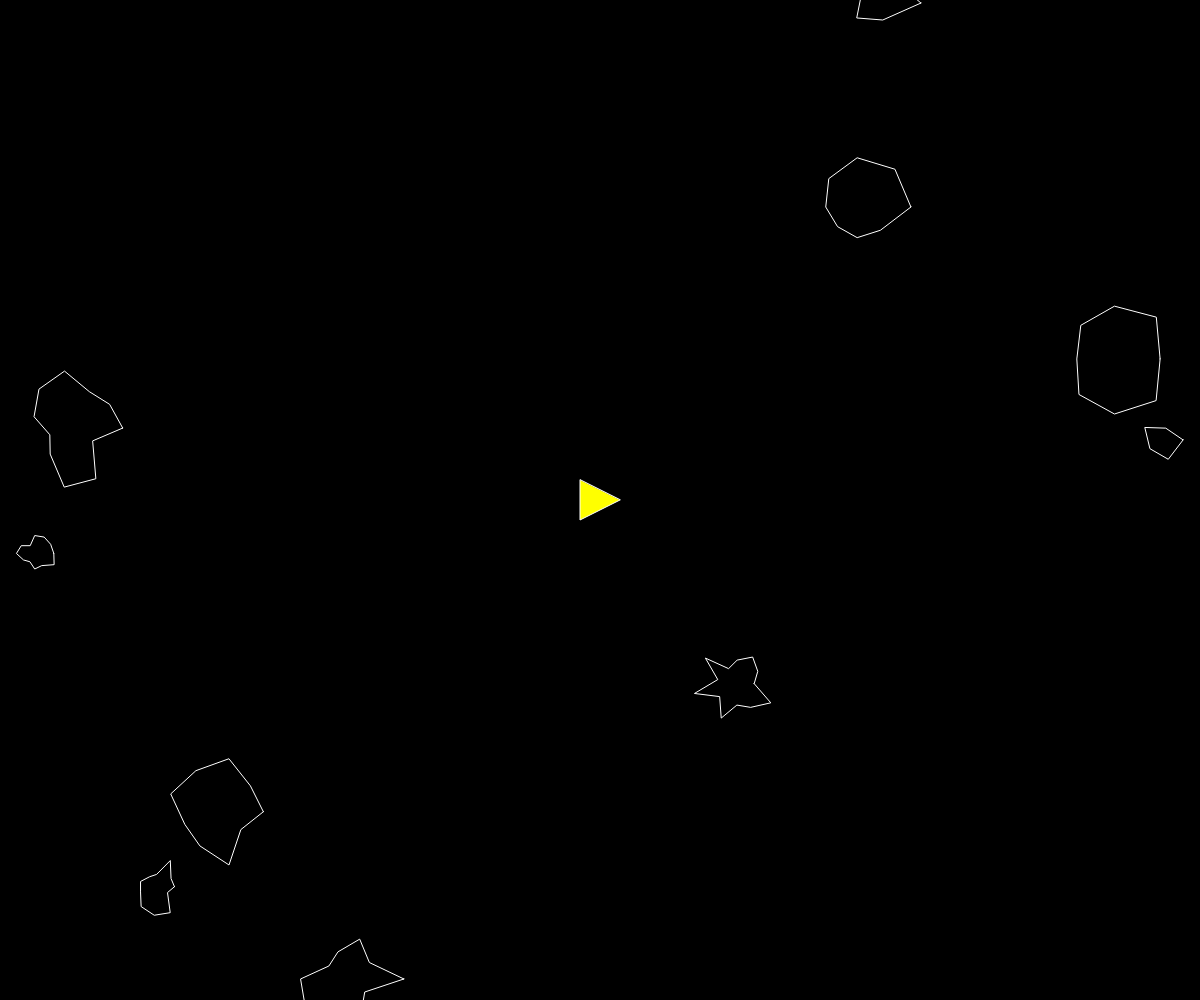
Frame 1 (no input)
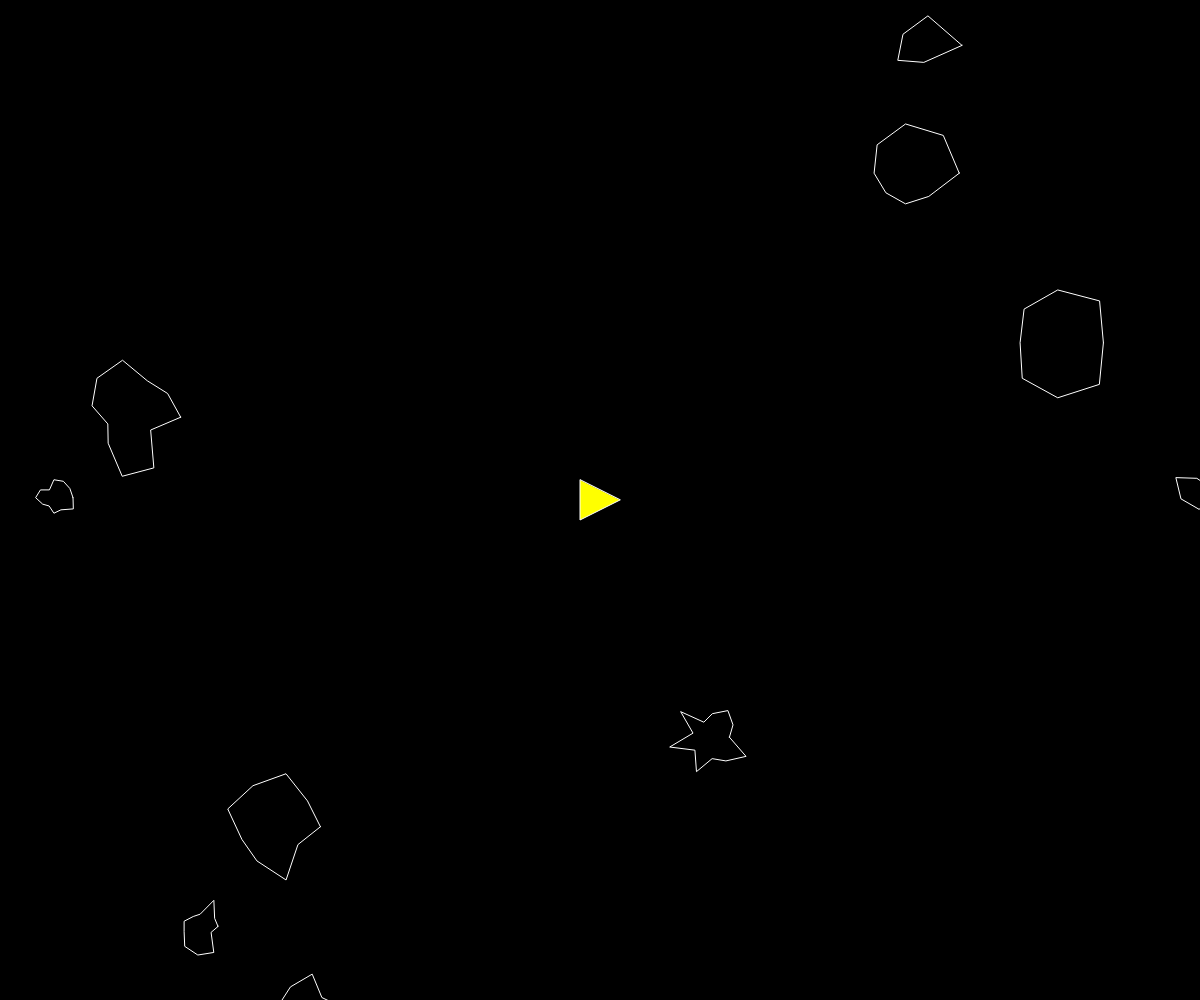
Frame 60 (no input)
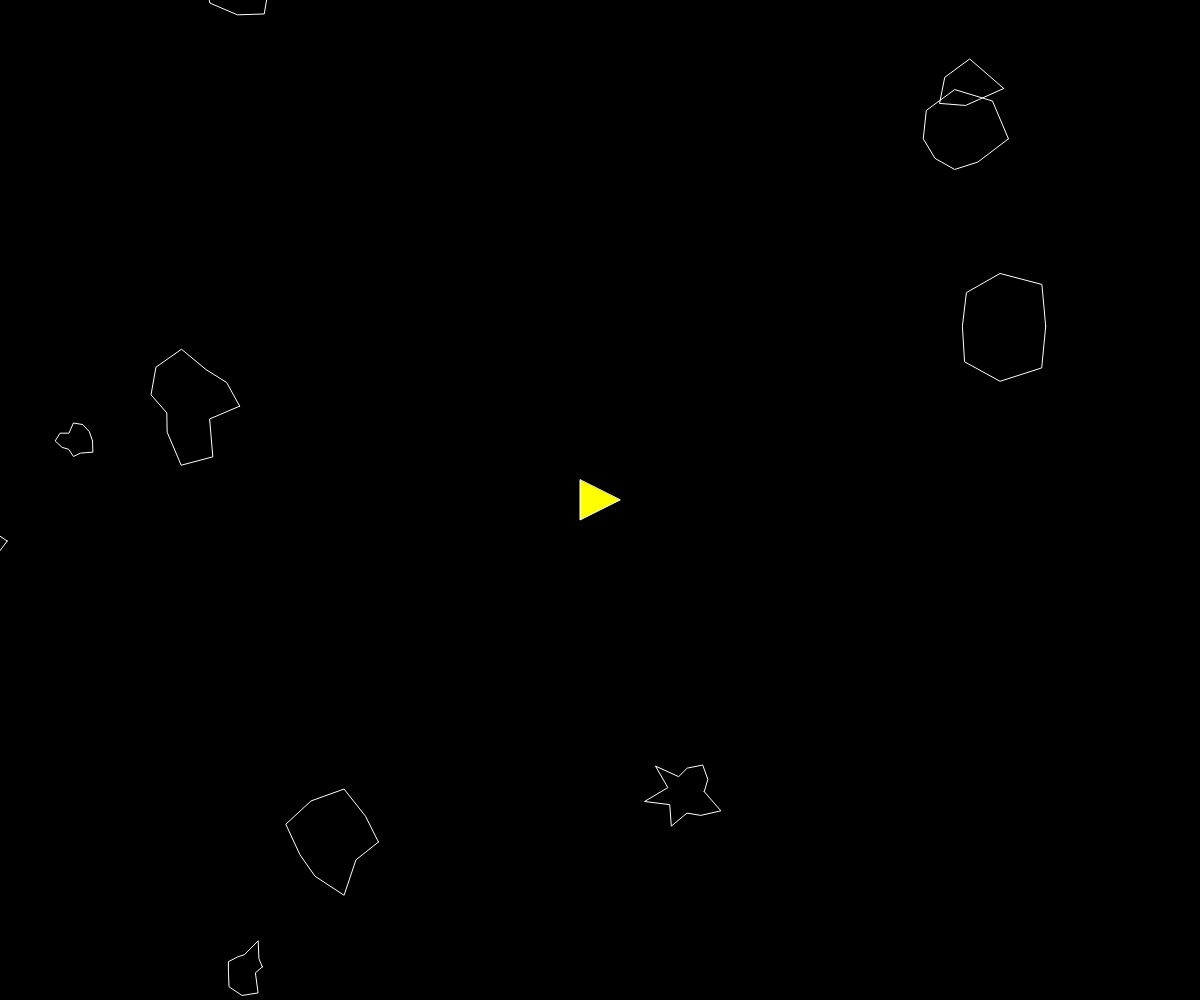
Frame 120 (the mouse pressed at the canvas centre since frame 60)

The p5.js sketch that drew these frames (run headless with seeded random() and noise() and a simulated clock; from frame 60 on, the mouse is pressed at the canvas centre):

// p5.js sketch
// ── sketch.js
var ship;

var asteroids =[];

var lasers = [];

function setup() {
  createCanvas(windowWidth,windowHeight);
  ship = new Ship();
  for(var i = 0; i <10;i++){
  asteroids.push(new asteroid())
  }
}

function draw() {
  background(0);
  ship.render();
  ship.turn();
  ship.update();
  //asteroids.render();
  for(var i = 0; i < asteroids.length;i++){
    asteroids[i].render();
    asteroids[i].update();
    asteroids[i].edges();
  }

  for (var i = lasers.length - 1; i >= 0; i--) {
    lasers[i].render();
    lasers[i].update();
    if(lasers[i].offscreen()){
      lasers.splice(i,1);
    break;
    }
          for (var j = asteroids.length - 1; j >= 0; j--) {
        if (lasers[i].hits(asteroids[j])) {
          if(asteroids[j].r > 10){
          if (asteroids[j].r > 10) {
            var newAsteroids = asteroids[j].break();
            asteroids = asteroids.concat(newAsteroids);
          }
        }
          asteroids.splice(j, 1);
          lasers.splice(i, 1);
          break;
        }
      }

      
  }

 // if(asteroids[i].isTouching(ship.heading)){
   // rect(0,0,windowWidth,windowHeight)
  //}
}
function keyReleased(){
  ship.setRotation(0);
  ship.boosting(false);
  ship.edges();

  
}
function keyPressed(){
  if(keyCode == 32){
    lasers.push(new laser(ship.pos,ship.heading));
  }
  if(keyCode == RIGHT_ARROW){
    ship.setRotation(0.1);
  }else if(keyCode == LEFT_ARROW){
    ship.setRotation(-0.1);
  }else if(keyCode == UP_ARROW){
    ship.boosting(true);
  }
}

//function mousePressed(){
  
//}

// ── asteroid.js
function asteroid(pos, r) {
    if (pos) {
      this.pos = pos.copy();
    } else {
      this.pos = createVector(random(width), random(height));
    }
    if (r) {
      this.r = r * 0.5;
    } else {
      this.r = random(15, 50);
    }
  
    this.vel = p5.Vector.random2D();
    this.total = floor(random(5, 15));
    this.offset = [];
    for (var i = 0; i < this.total; i++) {
      this.offset[i] = random(-this.r * 0.5, this.r * 0.5);
    }
  
this.update = function(){
    this.pos.add(this.vel)
}

    this.render = function(){
        push();
        noFill();
        stroke(255);
        translate(this.pos.x,this.pos.y);
        beginShape();
        for(var i = 0;i < this.total; i++){
            var angle = map(i,0,this.total,0,TWO_PI);
            var r =  this.r + this.offset[i]
            var x = r*cos(angle);
            var y =  r*sin(angle);
            vertex(x,y);
        }
        endShape(CLOSE);
      //  ellipse(0,0,this.r*2);
        pop();
    }
    this.break = function(){
    var newA = [];
    newA[0] = new asteroid(this.pos,this.r);
    newA[1] = new asteroid(this.pos,this.r);

    return newA;
    }
    this.edges = function() {
        if (this.pos.x > width + this.r) {
          this.pos.x = -this.r;
        } else if (this.pos.x < -this.r) {
          this.pos.x = width + this.r;
        }
        if (this.pos.y > height + this.r) {
          this.pos.y = -this.r;
        } else if (this.pos.y < -this.r) {
          this.pos.y = height + this.r;
        }
    }
}
// ── laser.js
function laser(spos,angle){
this.pos = createVector(spos.x,spos.y);
this.vel = p5.Vector.fromAngle(angle);
this.vel.mult(4)


this.update = function() {
    this.pos.add(this.vel);
  };

  this.render = function() {
    push();
    stroke("red");
    strokeWeight(4);
    point(this.pos.x, this.pos.y);
    pop();
  };
  this.hits = function(asteroid) {
    var d = dist(this.pos.x, this.pos.y, asteroid.pos.x, asteroid.pos.y);
    if (d < asteroid.r) {
      return true;
    } else {
      return false;
    }
  };
  this.offscreen = function() {
    if (this.pos.x > width || this.pos.x < 0) {
      return true;
    }
    if (this.pos.y > height || this.pos.y < 0) {
      return true;
    }
    return false;
  
}

}
// ── ship.js
function Ship(){
    this.pos = createVector(width/2,height/2);
    this.r = 20;
    this.heading = 0;
    this.rotation = 0;
    this.vel = createVector(0,0);
    this.isBoosting = false;
  
    this.boosting = function(b) {
        this.isBoosting = b;
      };
    
      this.update = function() {
        if (this.isBoosting) {
          this.boost();
        }
        this.pos.add(this.vel);
        this.vel.mult(0.99);
      };
    
      this.boost = function() {
        var force = p5.Vector.fromAngle(this.heading);
        force.mult(0.1);
        this.vel.add(force);
      };

      this.hits = function(asteroid){
          var d= dist(this.pos.x,this.pos.y,asteroids.pos.x,asteroids.pos.y)
      if(d < this.r){
        return true;
      }else{
          return false;
      }
     
     
        }
    
      this.hits = function(asteroid) {
        var d = dist(this.pos.x, this.pos.y, asteroid.pos.x, asteroid.pos.y);
        if (d < this.r + asteroid.r) {
          return true;
        } else {
          return false;
        }
      };
    
      this.render = function() {
        push();
        translate(this.pos.x, this.pos.y);
        rotate(this.heading + PI / 2);
        fill("yellow");
        stroke(255);
        triangle(-this.r, this.r, this.r, this.r, 0, -this.r);
        pop();
      };
    
      this.edges = function() {
        if (this.pos.x > width + this.r) {
          this.pos.x = -this.r;
        } else if (this.pos.x < -this.r) {
          this.pos.x = width + this.r;
        }
        if (this.pos.y > height + this.r) {
          this.pos.y = -this.r;
        } else if (this.pos.y < -this.r) {
          this.pos.y = height + this.r;
        }
      };
    
      this.setRotation = function(a) {
        this.rotation = a;
      };
    
      this.turn = function() {
        this.heading += this.rotation;
      };
    }
